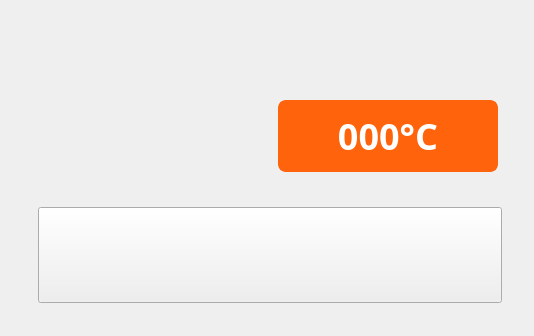
<?xml version="1.0" encoding="UTF-8"?>
<ui version="4.0">
 <class>JLHeatingUnit2</class>
 <widget class="QWidget" name="JLHeatingUnit2">
  <property name="geometry">
   <rect>
    <x>0</x>
    <y>0</y>
    <width>534</width>
    <height>336</height>
   </rect>
  </property>
  <property name="windowTitle">
   <string>Form</string>
  </property>
  <widget class="QLabel" name="labBackground">
   <property name="geometry">
    <rect>
     <x>0</x>
     <y>0</y>
     <width>534</width>
     <height>336</height>
    </rect>
   </property>
   <property name="styleSheet">
    <string notr="true">QLabel{
	border-image: url(:/image/left_heating_bg.png);
}</string>
   </property>
   <property name="text">
    <string/>
   </property>
  </widget>
  <widget class="QPushButton" name="btnChooseTemp">
   <property name="geometry">
    <rect>
     <x>278</x>
     <y>100</y>
     <width>220</width>
     <height>72</height>
    </rect>
   </property>
   <property name="font">
    <font>
     <family>Barlow</family>
     <pointsize>-1</pointsize>
     <weight>75</weight>
     <bold>true</bold>
    </font>
   </property>
   <property name="styleSheet">
    <string notr="true">QPushButton {
	font-weight: bold;
	font-family:Barlow;outline:none;border-radius: 8px;
	background-color: rgb(255, 99, 11);
	color: rgb(255, 255, 255);
	font-size: 36px;
	text-align: center;
	font-family: Barlow;
	border: 2px solid rgb(255, 99, 11) ;
}</string>
   </property>
   <property name="text">
    <string>000°C</string>
   </property>
  </widget>
  <widget class="QPushButton" name="btnCooldown">
   <property name="geometry">
    <rect>
     <x>38</x>
     <y>207</y>
     <width>464</width>
     <height>96</height>
    </rect>
   </property>
   <property name="font">
    <font>
     <family>Barlow</family>
     <weight>75</weight>
     <bold>true</bold>
    </font>
   </property>
   <property name="styleSheet">
    <string notr="true">QPushButton{
	border-image: url(:image/left_cooldown.png);
}</string>
   </property>
   <property name="text">
    <string/>
   </property>
  </widget>
 </widget>
 <resources/>
 <connections/>
</ui>
